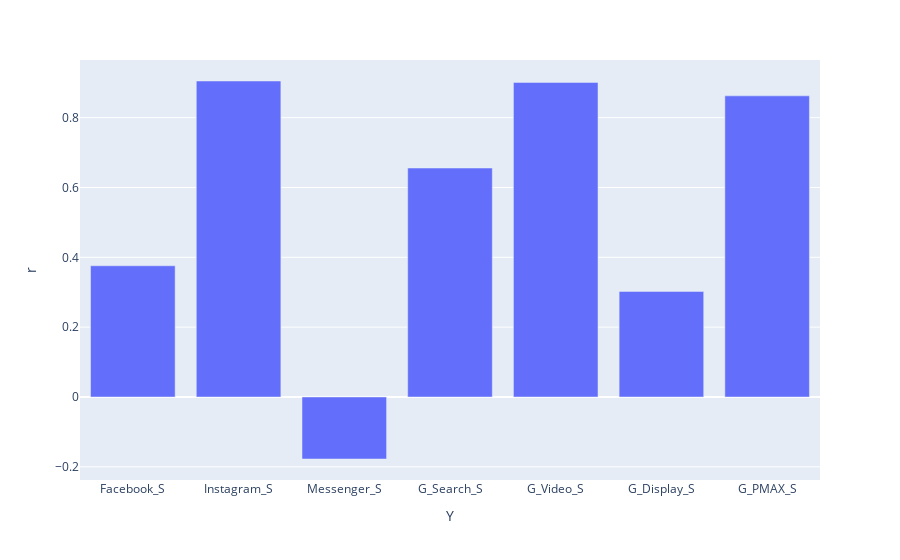

This figure's notebook cell:
### Code cell
px.bar(cor_df,x="Y",y="r")

### Figure 1 — Plotly figure (JSON) as saved in the notebook; plotly's stock layout.template omitted (floating-point values rounded to 4 significant figures)
{"data": [{"alignmentgroup": "True", "hovertemplate": "Y=%{x}<br>r=%{y}<extra></extra>", "legendgroup": "", "marker": {"color": "#636efa", "pattern": {"shape": ""}}, "name": "", "offsetgroup": "", "orientation": "v", "showlegend": false, "textposition": "auto", "type": "bar", "x": ["Facebook_S", "Instagram_S", "Messenger_S", "G_Search_S", "G_Video_S", "G_Display_S", "G_PMAX_S"], "xaxis": "x", "y": [0.3758, 0.905, -0.1776, 0.6557, 0.9009, 0.3023, 0.8624], "yaxis": "y"}], "layout": {"autosize": true, "barmode": "relative", "legend": {"tracegroupgap": 0}, "margin": {"t": 60}, "xaxis": {"anchor": "y", "autorange": true, "domain": [0, 1], "range": [-0.5, 6.5], "title": {"text": "Y"}, "type": "category"}, "yaxis": {"anchor": "x", "autorange": true, "domain": [0, 1], "range": [-0.2377, 0.9651], "title": {"text": "r"}, "type": "linear"}}}
